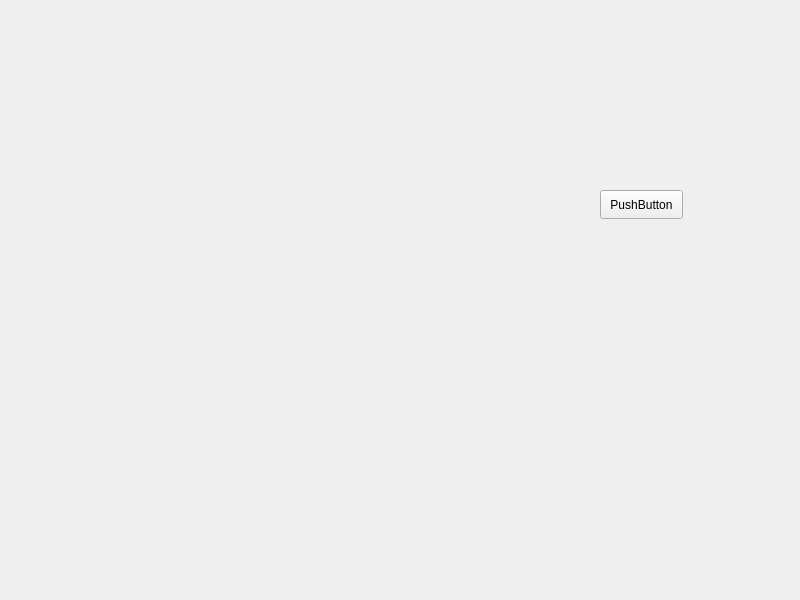
<?xml version="1.0" encoding="UTF-8"?>
<ui version="4.0">
 <class>Window</class>
 <widget class="QWidget" name="Window">
  <property name="geometry">
   <rect>
    <x>0</x>
    <y>0</y>
    <width>800</width>
    <height>600</height>
   </rect>
  </property>
  <property name="windowTitle">
   <string>Window</string>
  </property>
  <widget class="QPushButton" name="pushButton">
   <property name="geometry">
    <rect>
     <x>600</x>
     <y>190</y>
     <width>83</width>
     <height>29</height>
    </rect>
   </property>
   <property name="text">
    <string>PushButton</string>
   </property>
  </widget>
 </widget>
 <resources/>
 <connections/>
</ui>
